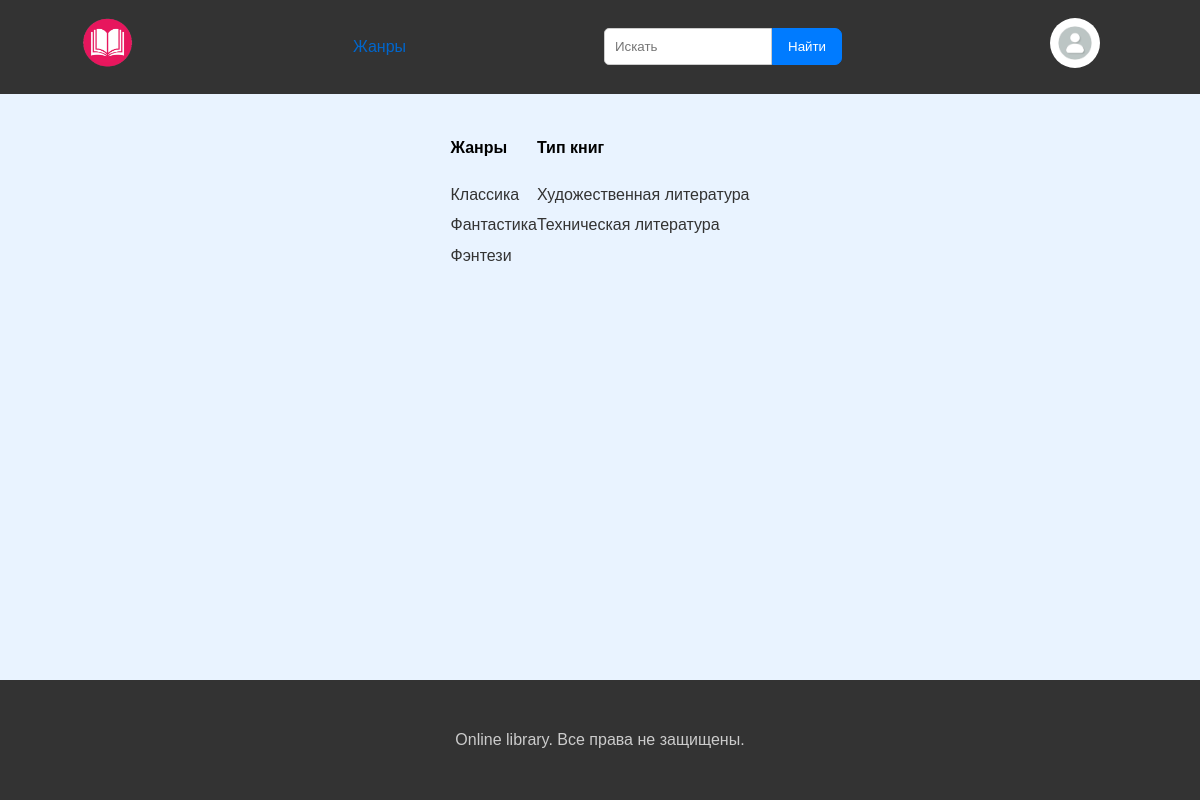
Page /tags/ on the earlier database version.
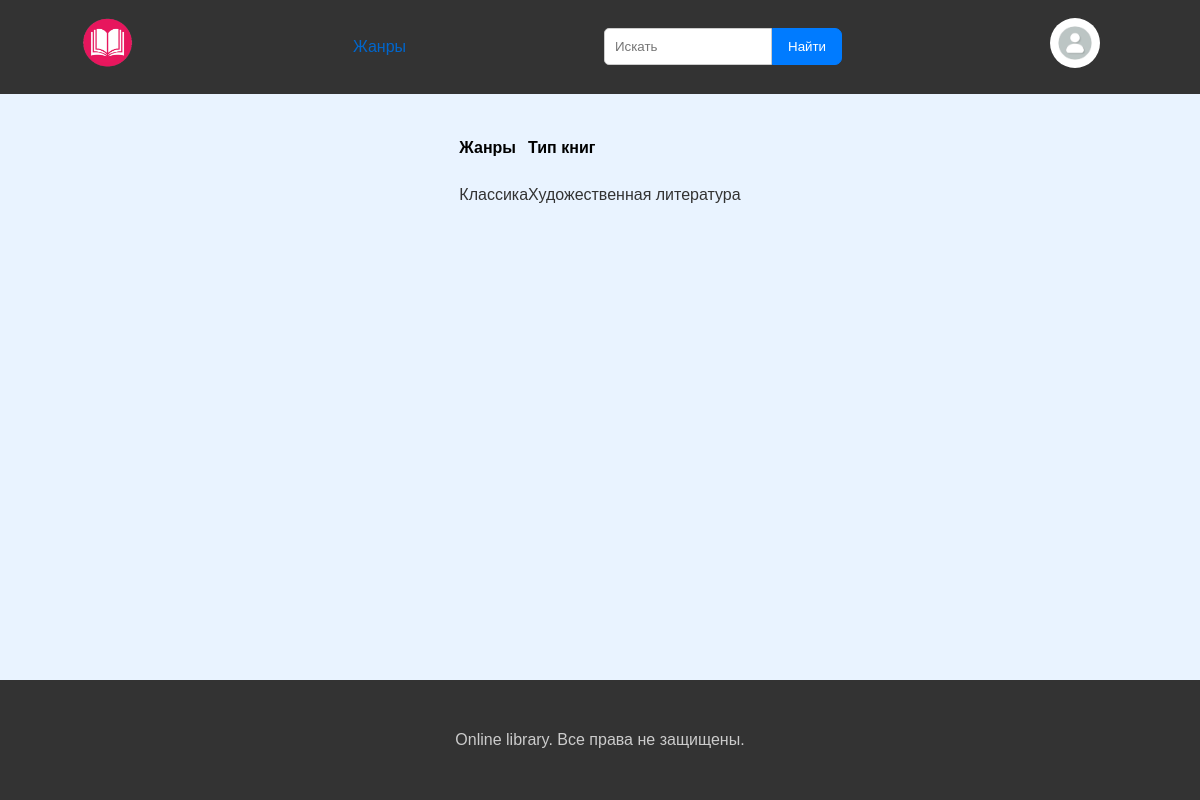
Same page on the later database version.
### book_storage/models.py (models this page shows, shortened)
class Genre(models.Model):
    genre = models.CharField(max_length=50, verbose_name='Жанр')
    class Meta:
        verbose_name = 'Жанр'
        verbose_name_plural = 'Жанры'

class TypeOfBook(models.Model):
    type_of_book = models.CharField(max_length=50, verbose_name='Тип книги')
    class Meta:
        verbose_name = 'Тип книги'
        verbose_name_plural = 'Тип книг'

### book_storage/views.py (the view)
# urls.py: path('tags/', tags_page, name='tags_page'),
def tags_page(request):  # try to del
    genres = Genre.objects.all()
    types = TypeOfBook.objects.all()
    data = {'title': 'Выбрать книгу', 'genres': genres, 'types': types, }
    return render(request, 'book_storage/tags_page.html', data)

### book_storage/templates/book_storage/tags_page.html
{% extends 'book_storage/base.html' %}
{% block content %}
<div style="display:flex">
<div class="genres-container">
    <h4>Жанры</h4>
    {% for genre in genres %}
        <a href="{% url 'home_genre' genre.id %}" class="genre-link">{{ genre.genre }}</a>
    {% endfor %}
</div>
<div class="types-container">
    <h4>Тип книг</h4>
    {% for type in types %}
        <a href="{% url 'home_type' type.id %}" class="type-link">{{ type.type_of_book }}</a>
    {% endfor %}
</div>
</div>
{% endblock %}

Differences in the rows shown:
removed Genre: genre "Фантастика"
removed Genre: genre "Фэнтези"
removed TypeOfBook: type_of_book "Техническая литература"
